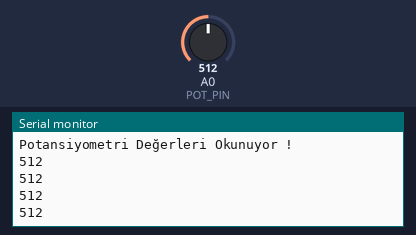
A sketch run on a simulated Arduino Uno, built with avr-gcc and run on an emulated ATmega328P. Parts: the last lines printed to the serial monitor. The test bench sets the inputs (shaded band); at power-on: A0 (POT_PIN) = 512.

Above: at 1.2 s.
1.3 s: A0 (POT_PIN) set to 716
At 1.71 s:
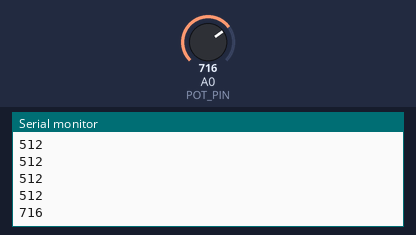
2.8 s: A0 (POT_PIN) set to 900
At 2.91 s:
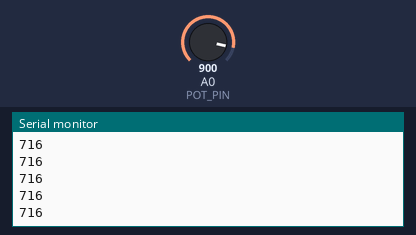
Timing chart, 0 to 5.8 s (numbered marks = the images above; inputs shaded):
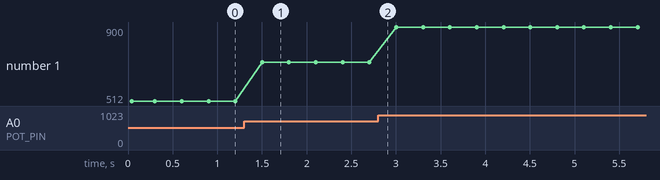

The sketch:

POT_DEGER_OKUMA.ino
```cpp
#define POT_PIN A0

int deger = 0 ;

void setup() {
  Serial.begin(9600);
  Serial.println("Potansiyometri Değerleri Okunuyor !");
}

void loop() {
    deger = analogRead(POT_PIN);
    Serial.println(deger);
    delay(300);
}
```

Measured:
- after the input at 1.3 s, the serial monitor: prints a new line after 0.20 s (image 1)
- plotted number 1: 512 → 716 after the input at 1.3 s, 716 → 900 after the input at 2.8 s
